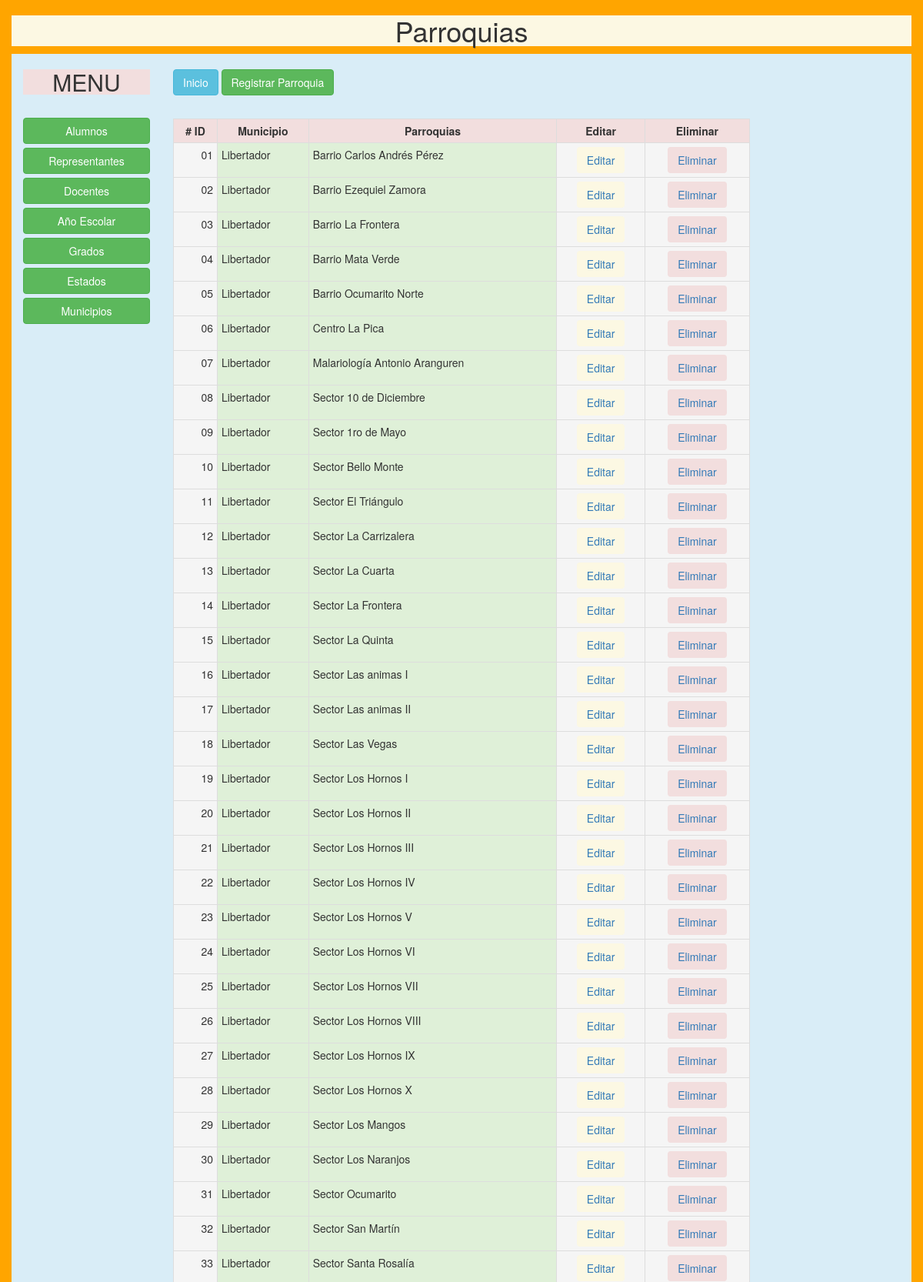
Page /index.php/parroquias/parroquias (upper part) on the committed database.
### tables this page shows
CREATE TABLE `parroquias` (
  `id` int(11) NOT NULL,
  `municipios_id` int(11) DEFAULT NULL,
  `parroquia` varchar(50) DEFAULT NULL
);

CREATE TABLE `municipios` (
  `id` int(11) NOT NULL,
  `estados_id` int(11) DEFAULT NULL,
  `municipio` varchar(50) DEFAULT NULL
);

### application/controllers/parroquias/Parroquias.php (called while the page is built, shortened)
<?php
class Parroquias extends CI_Controller {
	public function __construct()
    {
        $this->load->model('ParroquiasModel', 'parroquias');
        $this->load->model('MunicipiosModel', 'municipios');
        $this->load->model('EstadosModel', 'estados');
    }
    public function index()
    {
        $this->load->helper(array('dateformat'));
        $this->data['titulo'] = 'Parroquias';
        $this->data['listar'] = $this->parroquias->listar();
        $this->load->view('header', $this->data);
        $this->load->view('parroquias/parroquias');
        $this->load->view('footer');
    }
}

### index.php (called while the page is built, shortened)
<?php
require_once BASEPATH.'core/CodeIgniter.php';

### application/models/ParroquiasModel.php (called while the page is built, shortened)
<?php if ( ! defined('BASEPATH')) exit('No direct script access allowed');
class ParroquiasModel extends CI_Model {
    private $tabla = 'parroquias';
    public function listar()
    {
        $this->db->select('pa.id, pa.parroquia, mu.municipio');
        $this->db->from($this->tabla.' AS pa');
        $this->db->join('municipios As mu', 'pa.municipios_id=mu.id', 'inner');
        $query = $this->db->get();
        return $query->result();
    }
}

### application/views/parroquias/parroquias.php (the view, shortened to what this page needs)
<div class="container">
<section class="bg-info main row">
    <aside class="col-md-2 text-center">
    <h2 class="bg-danger">MENU</h2>
    <br>
            <p><a class="btn btn-block btn-success" href="<?php echo base_url('alumnos/Alumnos') ?>">Alumnos</a>
        	<a class="btn btn-block btn-success" href="<?php echo base_url('representantes/Representantes') ?>">Representantes</a>
        	<a class="btn btn-block btn-success" href="<?php echo base_url('docentes/Docentes') ?>">Docentes</a>
            <a class="btn btn-block btn-success" href="<?php echo base_url('anio/Anio') ?>">Año Escolar</a>
            <a class="btn btn-block btn-success" href="<?php echo base_url('grados/Grados') ?>">Grados</a>
			<a class="btn btn-block btn-success" href="<?php echo base_url('estados/Estados') ?>">Estados</a>
			<a class="btn btn-block btn-success" href="<?php echo base_url('municipios/Municipios') ?>">Municipios</a></p>
    </aside>
    <div class="col-md-8"><br>
    <p><a class="btn btn-info" href="<?php echo base_url() ?>">Inicio</a>
    <a class="btn btn-success" href="<?php echo base_url('parroquias/Parroquias/registrar') ?>" title="">Registrar Parroquia</a>
		<div class="table-responsive"><br>
			<table class="table table-responsive table-bordered table-hover table-condensed">
				<tr class="danger">
					<th class=" text-center"># ID</th>
					<th class=" text-center">Municipio</th>
					<th class=" text-center">Parroquias</th>
					<th class=" text-center">Editar</th>
					<th class=" text-center">Eliminar</th>
				</tr>
				<?php
				$i = 1;
				foreach ($listar as $parroquias) {
					?>
					<tr class="">
						<td class="active text-right"><?php echo str_pad($i, 2, "0", STR_PAD_LEFT); ?></td>
						<td class="success"><?php echo $parroquias->municipio?></td>
						<td class="success"><?php echo $parroquias->parroquia?></td>
						<td class="active text-center"><a class="btn bg-warning" href="<?php echo base_url('parroquias/Parroquias/modificar/'.$parroquias->id) ?>">Editar</a></td>
						<td class="active text-center"><a class="btn bg-danger" href="<?php echo base_url('parroquias/Parroquias/eliminar/'.$parroquias->id) ?>">Eliminar</a></td>
					</tr>
					<?php
					$i++;
				}
				?>
			</table>
		</div>
	</div>
</div>

### css/estilos.css (style rules this page uses)
* { margin: 0; padding: 0; box-sizing: border-box; }
#fondo { background-image: url(imagen/autobus.jpg); background-color: orange; }

### rows in the picture
parroquias: i "01", municipios.municipio "Libertador", parroquia "Barrio Carlos Andrés Pérez"
parroquias: i "02", municipios.municipio "Libertador", parroquia "Barrio Ezequiel Zamora"
parroquias: i "03", municipios.municipio "Libertador", parroquia "Barrio La Frontera"
parroquias: i "04", municipios.municipio "Libertador", parroquia "Barrio Mata Verde"
parroquias: i "05", municipios.municipio "Libertador", parroquia "Barrio Ocumarito Norte"
parroquias: i "06", municipios.municipio "Libertador", parroquia "Centro La Pica"
parroquias: i "07", municipios.municipio "Libertador", parroquia "Malariología Antonio Aranguren"
parroquias: i "08", municipios.municipio "Libertador", parroquia "Sector 10 de Diciembre"
parroquias: i "09", municipios.municipio "Libertador", parroquia "Sector 1ro de Mayo"
parroquias: i "10", municipios.municipio "Libertador", parroquia "Sector Bello Monte"
parroquias: i "11", municipios.municipio "Libertador", parroquia "Sector El Triángulo"
parroquias: i "12", municipios.municipio "Libertador", parroquia "Sector La Carrizalera"
parroquias: i "13", municipios.municipio "Libertador", parroquia "Sector La Cuarta"
parroquias: i "14", municipios.municipio "Libertador", parroquia "Sector La Frontera"
parroquias: i "15", municipios.municipio "Libertador", parroquia "Sector La Quinta"
parroquias: i "16", municipios.municipio "Libertador", parroquia "Sector Las animas I"
parroquias: i "17", municipios.municipio "Libertador", parroquia "Sector Las animas II"
parroquias: i "18", municipios.municipio "Libertador", parroquia "Sector Las Vegas"
parroquias: i "19", municipios.municipio "Libertador", parroquia "Sector Los Hornos I"
parroquias: i "20", municipios.municipio "Libertador", parroquia "Sector Los Hornos II"
parroquias: i "21", municipios.municipio "Libertador", parroquia "Sector Los Hornos III"
parroquias: i "22", municipios.municipio "Libertador", parroquia "Sector Los Hornos IV"
parroquias: i "23", municipios.municipio "Libertador", parroquia "Sector Los Hornos V"
parroquias: i "24", municipios.municipio "Libertador", parroquia "Sector Los Hornos VI"
parroquias: i "25", municipios.municipio "Libertador", parroquia "Sector Los Hornos VII"
parroquias: i "26", municipios.municipio "Libertador", parroquia "Sector Los Hornos VIII"
parroquias: i "27", municipios.municipio "Libertador", parroquia "Sector Los Hornos IX"
parroquias: i "28", municipios.municipio "Libertador", parroquia "Sector Los Hornos X"
parroquias: i "29", municipios.municipio "Libertador", parroquia "Sector Los Mangos"
parroquias: i "30", municipios.municipio "Libertador", parroquia "Sector Los Naranjos"
parroquias: i "31", municipios.municipio "Libertador", parroquia "Sector Ocumarito"
parroquias: i "32", municipios.municipio "Libertador", parroquia "Sector San Martín"
parroquias: i "33", municipios.municipio "Libertador", parroquia "Sector Santa Rosalía"

### other values in the picture
$titulo "Parroquias"
